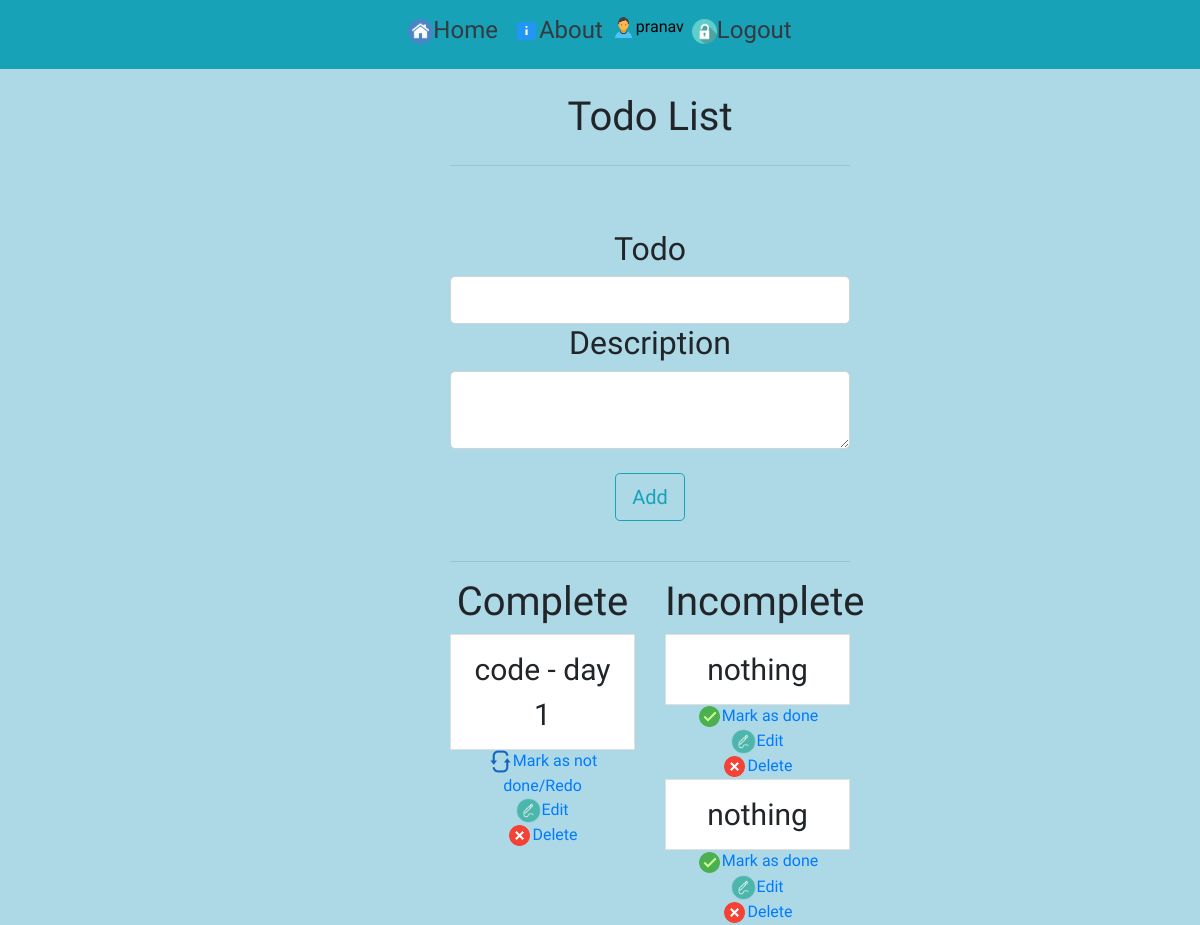
The app's page /todo (signed in), older data.
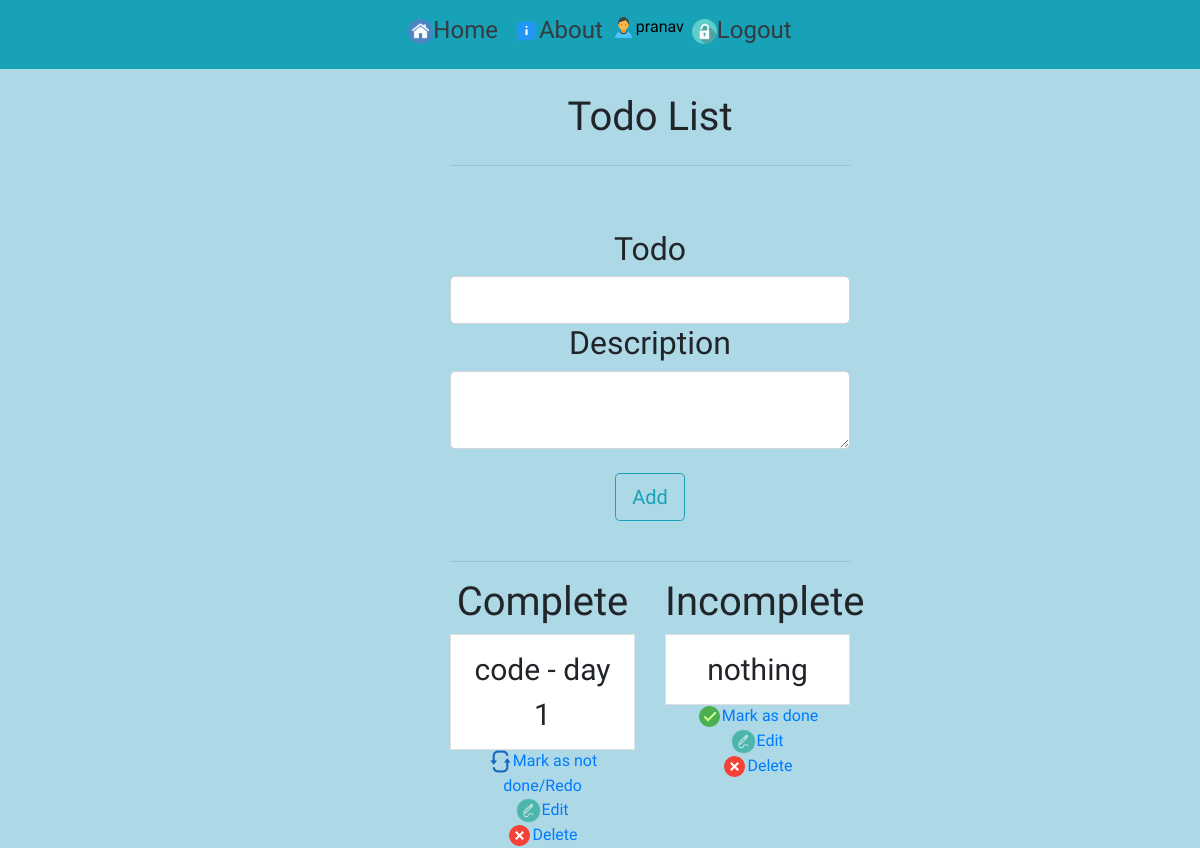
The same page, newer data.
### flask_app/models.py (models this page shows, shortened)
class User(db.Model, UserMixin):
    id = db.Column(db.Integer, primary_key=True)
    username = db.Column(db.String(20), unique=True, nullable=False)
    email = db.Column(db.String(120), unique=True, nullable=False)
    password = db.Column(db.String(20), nullable=False)
    todos = db.relationship('Todo', backref='user', lazy=True)
    blogs = db.relationship('Blog', backref='user', lazy=True)

class Todo(db.Model):
    id = db.Column(db.Integer, primary_key=True)
    title = db.Column(db.String(50), nullable=False)
    desc = db.Column(db.String(200), nullable=True)
    status = db.Column(db.Boolean, nullable=False)
    user_id = db.Column(db.Integer, db.ForeignKey('user.id'), nullable=False)

### flask_app/routes.py (the view)
@app.route('/todo', methods=['GET', 'POST'])
@login_required
def todo():
    form = TodoForm()
    if form.validate_on_submit():
        task = Todo(title=form.title.data,
                    desc=form.desc.data, status=False, user=current_user)
        db.session.add(task)
        db.session.commit()
    return render_template('todos.html', form=form, title='Todos', complete=Todo.query.filter_by(status=True), incomplete=Todo.query.filter_by(status=False))

### flask_app/forms.py
class TodoForm(FlaskForm):
    title = TextField('Todo', validators=[DataRequired()])
    desc = TextAreaField('Description')
    submit = SubmitField('Add')

### flask_app/models.py (called while the page is built)
@login_manager.user_loader
def load_user(user_id):
    return User.query.get(user_id)

### flask_app/templates/todos.html (shortened to what this page needs)
{% extends 'layout.html' %}
{% block content %}
    <div>
        <form action="" method='POST'>
            <br>
            <fieldset>
                <legend class="h1">Todo List</legend>
                <hr>
                <br><br>
                <div>
                    {{ form.title.label(class="form-control-label h2") }}
                    {{ form.title(class="form-control form-control-lg") }}
                </div>
                <div>
                    {{ form.desc.label(class="form-control-label h2") }}
                    {{ form.desc(class="form-control form-control-lg") }}
                </div>
            </fieldset>
            <br>
            <div>
                {{ form.submit(class="btn btn-outline-info btn-lg") }}
            <br><br>
            <hr>
        </form>
        <div class="row">
            <div class="col-6">
                <ul class="list-group">
                    <h1>Complete</h1>
                    {% for task in complete %}
                        {% if task.user == current_user %}
                            {% if task.desc %}
                                <li class="list-group-item">{{ task.title}} - {{task.desc }}</li>
                            {% else %}
                                <li class="list-group-item">{{ task.title}}</li>
                            {% endif %}
                            <a href="{{ url_for('incomplete', id=task.id) }}"><img src="{{ url_for('static', filename = 'icons/redo.png') }}" class="size">Mark as not done/Redo</a>
                            <a href="{{ url_for('todo_update', id=task.id) }}"><img src="{{ url_for('static', filename = 'icons/edit.png') }}" class="size">Edit</a>
                            <a href="{{ url_for('todo_delete', id=task.id) }}"><img src="{{ url_for('static', filename = 'icons/cancel.png') }}" class="size">Delete</a>
                        {% endif %}
                    {% endfor %}
                </ul>
            </div>
            <div class="col-6">
                <ul class="list-group">
                    <h1>Incomplete</h1>
                    {% for task in incomplete %}
                        {% if task.user == current_user %}
                            {% if task.desc %}
                                <li class="list-group-item">{{ task.title}} - {{task.desc }}</li>
                            {% else %}
                                <li class="list-group-item">{{ task.title}}</li>
                            {% endif %}
                            <a href="{{ url_for('complete', id=task.id) }}"><img src="{{ url_for('static', filename = 'icons/done.png') }}" class="size">Mark as done</a>
                            <a href="{{ url_for('todo_update', id=task.id) }}"><img src="{{ url_for('static', filename = 'icons/edit.png') }}" class="size">Edit</a>
                            <a href="{{ url_for('todo_delete', id=task.id) }}"><img src="{{ url_for('static', filename = 'icons/cancel.png') }}" class="size">Delete</a>
                        {% endif %}
                    {% endfor %}
                </ul>
            </div>
    </div>
{% endblock content %}

### flask_app/templates/layout.html (shortened to what this page needs)
<!DOCTYPE html>
<html lang="en">
<head>
    <link rel="stylesheet" href="{{ url_for('static', filename = 'css/bootstrap.min.css') }}">
    <link rel="stylesheet" href="{{ url_for('static', filename = 'css/style.css') }}">
</head>
<body>
    <nav class="navbar navbar-expand-sm bg-info navbar-dark justify-content-center">
        <ul class="navbar-nav">
            <li class="nav-item">
                <a class="nav-link text-dark h4" href="{{ url_for('home') }}"><img src="{{ url_for('static', filename = 'icons/home.png') }}" class="size">Home</a>
            </li>
            <li class="nav-item">
                <a class="nav-link text-dark h4" href="{{ url_for('about') }}"><img src="{{ url_for('static', filename = 'icons/about.png') }}" class="size">About</a>
            </li>
            {% if current_user.is_authenticated %}
                <li class="nav-item" style="padding-top: 7px;">
                    <a style="text-decoration: none; color: black;" href="{{ url_for('account') }}"><img src="{{ url_for('static', filename = 'icons/account.png') }}" class="size">{{ current_user.username }}</a>
                </li>
                <li>
                    <a class="nav-link text-dark h4" href="{{ url_for('logout') }}"><img src="{{ url_for('static', filename = 'icons/logout.png') }}" class="size">Logout</a>
                </li>
            {% endif %}
        </ul>
    </nav>
    <div class="wrapper">
        {% block content %}
        {% endblock content %}
    </div>
</body>
</html>

### flask_app/static/css/style.css (style rules this page uses)
html, body { background-color: lightblue; margin:0; padding:0; }
html * { font-family: 'Charm', cursive; }
ul { text-align: center; }
form { margin-left: 450px; width: 400px; text-align: center; }
.row { display: flex; }
.size { height: 25px; width: 25px; }
.wrapper { text-align: center; }
ul li * { text-decoration: none !important; }
div a { text-decoration: none !important; }
ul { list-style-type: none !important; }
div ul li { font-size: 30px; }

Row changes from the older to the newer data that the page shows:
removed Todo: title "nothing", shown under "Incomplete"
